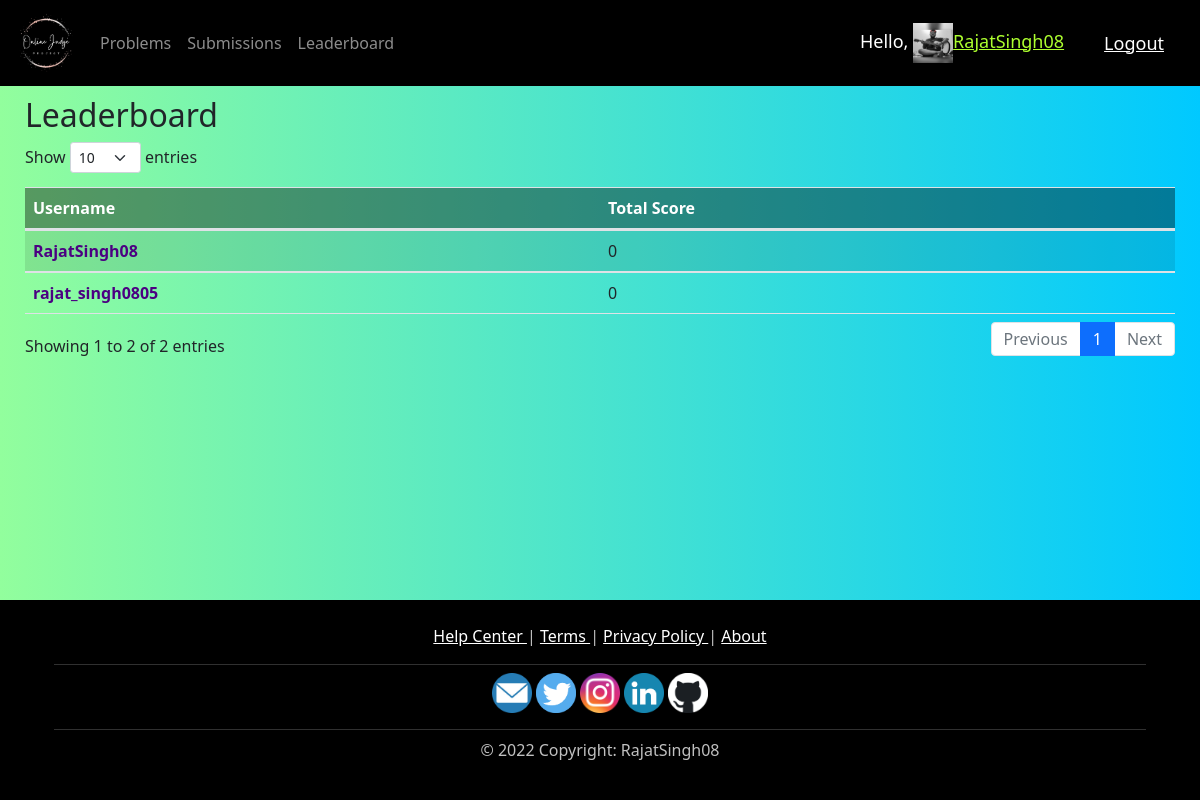
The app's page /leaderboard/ (signed in), older data.
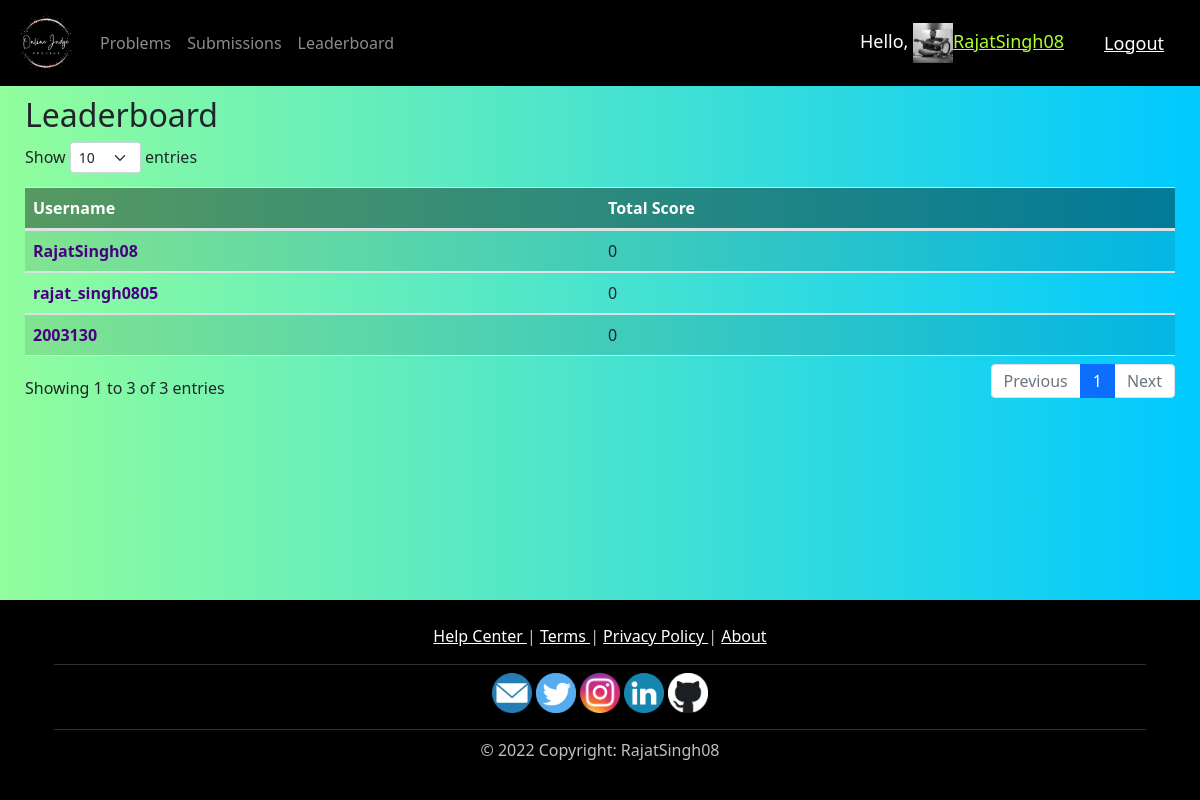
The same page, newer data.
### OJ/models.py (models this page shows)
class User(AbstractUser):
    email = models.EmailField(unique=True, default="")
    total_score = models.IntegerField(default=0)
    solve_count = models.IntegerField(default=0)
    full_name = models.CharField(max_length=50, default="")
    profile_pic = models.ImageField(
        default="defaultpic.png", blank=True, null=True, upload_to='')
    class Meta:
        ordering = ['-total_score']
    def __init__(self, *args, **kwargs):
        super().__init__(*args, **kwargs)
        self.full_name = self.first_name+" "+self.last_name
    def __str__(self):
        return self.username

### OJ/views.py (the view)
# urls.py: path('leaderboard/', views.leaderboardPage, name='leaderboard'),
@login_required(login_url='login')
def leaderboardPage(request):
    coders = User.objects.all()
    return render(request, 'OJ/leaderboard.html', {'coders': coders})

### OJ/templates/OJ/leaderboard.html
{% extends 'OJ/main.html' %}
{% block content %}
<h2>Leaderboard</h2>
<table id="leaderboard_list" class="table table-striped" style="width:100%">
    <thead style="background-color: rgba(0, 0, 0, 0.395) !important; color:
        white !important;">
        <tr>
            <th style="width:50%"><b>Username</b></th>
            <th style="width:50%"><b>Total Score</b></th>
        </tr>
    </thead>
    <tbody>
        {% for coder in coders %}
        <tr>
            <td style="color: indigo;"><b>{{coder.username}}</b></td>
            <td>{{coder.total_score}}</td>
        </tr>
        {% endfor %}
    </tbody>
</table>
{% endblock %}

### OJ/templates/OJ/main.html (shortened to what this page needs)
{% load static %}
<!DOCTYPE html>
<html>
    <head>
        <link rel="stylesheet"
            href="https://cdn.jsdelivr.net/npm/bootstrap@4.3.1/dist/css/bootstrap.min.css"
>
        <link rel="stylesheet"
            href="https://cdnjs.cloudflare.com/ajax/libs/twitter-bootstrap/5.1.3/css/bootstrap.min.css">
        <link rel="stylesheet"
            href="https://cdn.datatables.net/1.12.1/css/dataTables.bootstrap5.min.css">
        <link rel="stylesheet" href="{% static '/css/main.css' %}">
    </head>
    <body>
        <div id="page-container">
            <div id="content-wrap">
                {% include 'OJ/navbar.html' %}
                <div class="block_class">
                    {% block content %}
                    {% endblock %}
                </div>
            </div>
            <footer id="footer">
                <div class="container p-4 pb-0">
                    <section class="mb-2 text-center">
                        <a href="#!" class="text-white"> Help Center </a>
                        |
                        <a href="#!" class="text-white"> Terms </a>
                        |
                        <a href="#!" class="text-white"> Privacy Policy </a>
                        |
                        <a href="#!" class="text-white"> About </a>
                    </section>
                    <hr class="mb-2" />
                    <section class="mb-2 text-center">
                        <a href="mailto:rajatsingh0805@gmail.com">
                            <img src="{% static 'images/email.png' %}"
                                width="40" height="40" /></a>
                        <a href="https://twitter.com/rajat_singh0805/"
                            target="_blank">
                            <img src="{% static 'images/twitter.png' %}"
                                width="40" height="40" /></a>
                        <a href="https://www.instagram.com/rajat_singh0805/"
                            target="_blank">
                            <img src="{% static 'images/instagram.png' %}"
                                width="40" height="40" /></a>
                        <a href="https://www.linkedin.com/in/rajat-singh-0805/"
                            target="_blank">
                            <img src="{% static 'images/linkedIn.png' %}"
                                width="40" height="40" /></a>
                        <a href="https://github.com/RajatSingh08/"
                            target="_blank">
                            <img src="{% static 'images/github.png' %}"
                                width="40" height="40" /></a>
                    </section>
                    <hr class="mb-2" />
                    <section class="mb-2 text-center">
                        © 2022 Copyright: RajatSingh08
                    </section>
                </div>
            </footer>
        </div>
    </body>
</html>

### OJ/templates/OJ/navbar.html (shortened to what this page needs)
{% load static %}
<nav class="navbar navbar-expand-lg navbar-dark"
    style="background-color: #000000;">
    <a class="navbar-brand" href="/"><img src="{% static 'images/logo.png' %}"
            width="60" height="60" /></a>
    <div class="collapse navbar-collapse" id="navbarNav">
        <ul class="navbar-nav mr-auto mt-2 mt-lg-0">
            <li class="nav-item">
                <a class="nav-link" href="/problems">Problems</a>
            </li>
            <li class="nav-item">
                <a class="nav-link" href="/all_submissions">Submissions</a>
            </li>
            <li class="nav-item">
                <a class="nav-link" href="/leaderboard">Leaderboard</a>
            </li>
        </ul>
    </div>
    <span class="hello-msg">Hello,
        <a class="hello-msg" style="color: greenyellow"
            href="{% url 'account' %}">
            <img src="{{request.user.profile_pic.url}}"
                width="40" height="40" />{{request.user}}
        </a>
    </span>
    <span><a class="hello-msg" href="{% url 'logout' %}">Logout</a></span>
</nav>

### static/css/main.css (style rules this page uses)
body { background: #00C9FF !important; background: -webkit-linear-gradient(to right, #92FE9D, #00C9FF) !important; background: linear-gradient(to right, #92FE9D, #00C9FF) !important; }
.block_class { margin-top: 10px !important; margin-left: 25px !important; margin-right: 25px !important; }
#page-container { position: relative; min-height: 100vh; }
#content-wrap { padding-bottom: 12.5rem; }
#footer { position: absolute; bottom: 0; width: 100%; height: 12.5rem; color: #C0C0C0; background-color: black; }

### OJ/templates/OJ/navbar.html (style rules this page uses)
.hello-msg { font-size: 18px; color: #fff; margin-right: 20px; }

Row changes from the older to the newer data that the page shows:
added User: username "2003130", total_score "0"
Text that changed along with them:
text written by a page script: "Show entries Showing 1 to 2 of 2 entries Previous 1 Next" → "Show entries Showing 1 to 3 of 3 entries Previous 1 Next"
